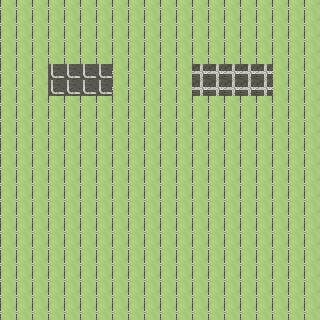

Below is a game level as drawn by its tile map, then a one-line description and the .tmx file that defines it, in full:
An orthogonal 20x20 tile map with 16x16 px tiles, 2 tile layers (grass, road).

<map version="1.2" tiledversion="1.2.0" orientation="orthogonal" renderorder="right-down" width="20" height="20" tilewidth="16" tileheight="16" infinite="0" nextlayerid="3" nextobjectid="1">
 <tileset firstgid="1" source="fortuna-tilemap1.tsx" />
 <layer id="1" name="grass" width="20" height="20">
  <data encoding="csv">
0,0,0,0,0,0,0,0,0,0,0,0,0,0,0,0,0,0,0,0,
0,0,0,0,0,0,0,0,0,0,0,0,0,0,0,0,0,0,0,0,
0,0,0,0,0,0,0,0,0,0,0,0,0,0,0,0,0,0,0,0,
0,0,0,0,0,0,0,0,0,0,0,0,0,0,0,0,0,0,0,0,
0,0,0,0,0,0,0,0,0,0,0,0,0,0,0,0,0,0,0,0,
0,0,0,0,0,0,0,0,0,0,0,0,0,0,0,0,0,0,0,0,
0,0,0,0,0,0,0,0,0,0,0,0,0,0,0,0,0,0,0,0,
0,0,0,0,0,0,0,0,0,0,0,0,0,0,0,0,0,0,0,0,
0,0,0,0,0,0,0,0,0,0,0,0,0,0,0,0,0,0,0,0,
0,0,0,0,0,0,0,0,0,0,0,0,0,0,0,0,0,0,0,0,
0,0,0,0,0,0,0,0,0,0,0,0,0,0,0,0,0,0,0,0,
0,0,0,0,0,0,0,0,0,0,0,0,0,0,0,0,0,0,0,0,
0,0,0,0,0,0,0,0,0,0,0,0,0,0,0,0,0,0,0,0,
0,0,0,0,0,0,0,0,0,0,0,0,0,0,0,0,0,0,0,0,
0,0,0,0,0,0,0,0,0,0,0,0,0,0,0,0,0,0,0,0,
0,0,0,0,0,0,0,0,0,0,0,0,0,0,0,0,0,0,0,0,
0,0,0,0,0,0,0,0,0,0,0,0,0,0,0,0,0,0,0,0,
0,0,0,0,0,0,0,0,0,0,0,0,0,0,0,0,0,0,0,0,
0,0,0,0,0,0,0,0,0,0,0,0,0,0,0,0,0,0,0,0,
0,0,0,0,0,0,0,0,0,0,0,0,0,0,0,0,0,0,0,0
</data>
 </layer>
 <layer id="2" name="road" width="20" height="20">
  <data encoding="csv">
7,7,7,7,7,7,7,7,7,7,7,7,7,7,7,7,7,7,7,7,
7,7,7,7,7,7,7,7,7,7,7,7,7,7,7,7,7,7,7,7,
7,7,7,7,7,7,7,7,7,7,7,7,7,7,7,7,7,7,7,7,
7,7,7,7,7,7,7,7,7,7,7,7,7,7,7,7,7,7,7,7,
7,7,7,5,5,5,5,7,7,7,7,7,6,6,6,6,6,7,7,7,
7,7,7,5,5,5,5,7,7,7,7,7,6,6,6,6,6,7,7,7,
7,7,7,7,7,7,7,7,7,7,7,7,7,7,7,7,7,7,7,7,
7,7,7,7,7,7,7,7,7,7,7,7,7,7,7,7,7,7,7,7,
7,7,7,7,7,7,7,7,7,7,7,7,7,7,7,7,7,7,7,7,
7,7,7,7,7,7,7,7,7,7,7,7,7,7,7,7,7,7,7,7,
7,7,7,7,7,7,7,7,7,7,7,7,7,7,7,7,7,7,7,7,
7,7,7,7,7,7,7,7,7,7,7,7,7,7,7,7,7,7,7,7,
7,7,7,7,7,7,7,7,7,7,7,7,7,7,7,7,7,7,7,7,
7,7,7,7,7,7,7,7,7,7,7,7,7,7,7,7,7,7,7,7,
7,7,7,7,7,7,7,7,7,7,7,7,7,7,7,7,7,7,7,7,
7,7,7,7,7,7,7,7,7,7,7,7,7,7,7,7,7,7,7,7,
7,7,7,7,7,7,7,7,7,7,7,7,7,7,7,7,7,7,7,7,
7,7,7,7,7,7,7,7,7,7,7,7,7,7,7,7,7,7,7,7,
7,7,7,7,7,7,7,7,7,7,7,7,7,7,7,7,7,7,7,7,
7,7,7,7,7,7,7,7,7,7,7,7,7,7,7,7,7,7,7,7
</data>
 </layer>
</map>